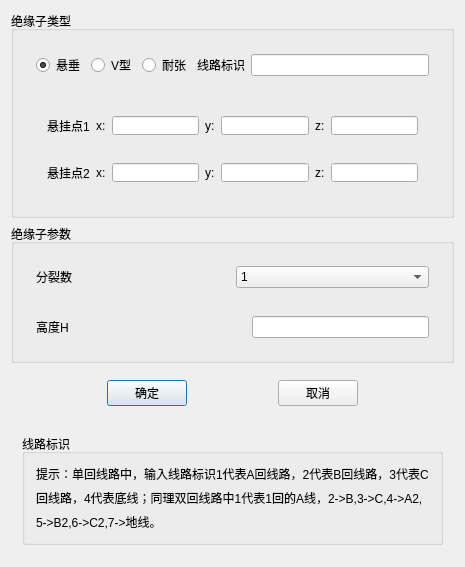
<?xml version="1.0" encoding="UTF-8"?>
<ui version="4.0">
 <class>Interphase_spacerClass</class>
 <widget class="QDialog" name="Interphase_spacerClass">
  <property name="geometry">
   <rect>
    <x>0</x>
    <y>0</y>
    <width>440</width>
    <height>541</height>
   </rect>
  </property>
  <property name="windowTitle">
   <string>绝缘子串</string>
  </property>
  <layout class="QVBoxLayout" name="verticalLayout_2" stretch="2,2,1,0">
   <item>
    <widget class="QGroupBox" name="groupBox">
     <property name="title">
      <string>绝缘子类型</string>
     </property>
     <layout class="QVBoxLayout" name="verticalLayout">
      <item>
       <widget class="QWidget" name="widget_7" native="true">
        <layout class="QHBoxLayout" name="horizontalLayout_7">
         <item>
          <widget class="QRadioButton" name="rdb_I">
           <property name="text">
            <string>悬垂</string>
           </property>
           <property name="checkable">
            <bool>true</bool>
           </property>
           <property name="checked">
            <bool>true</bool>
           </property>
          </widget>
         </item>
         <item>
          <widget class="QRadioButton" name="rdb_V">
           <property name="text">
            <string>V型</string>
           </property>
          </widget>
         </item>
         <item>
          <widget class="QRadioButton" name="radioButton">
           <property name="text">
            <string>耐张</string>
           </property>
          </widget>
         </item>
         <item>
          <widget class="QLabel" name="label_7">
           <property name="text">
            <string>线路标识</string>
           </property>
          </widget>
         </item>
         <item>
          <widget class="QLineEdit" name="lineEdit_WireLogo"/>
         </item>
        </layout>
       </widget>
      </item>
      <item>
       <widget class="QStackedWidget" name="stackedWidget">
        <property name="maximumSize">
         <size>
          <width>16777215</width>
          <height>110</height>
         </size>
        </property>
        <property name="currentIndex">
         <number>4</number>
        </property>
        <widget class="QWidget" name="page">
         <layout class="QHBoxLayout" name="horizontalLayout_8">
          <item>
           <widget class="QLabel" name="label_4">
            <property name="text">
             <string>点编号</string>
            </property>
           </widget>
          </item>
          <item>
           <spacer name="horizontalSpacer_7">
            <property name="orientation">
             <enum>Qt::Horizontal</enum>
            </property>
            <property name="sizeHint" stdset="0">
             <size>
              <width>40</width>
              <height>20</height>
             </size>
            </property>
           </spacer>
          </item>
          <item>
           <widget class="QLineEdit" name="lineEdit"/>
          </item>
         </layout>
        </widget>
        <widget class="QWidget" name="page_2">
         <layout class="QHBoxLayout" name="horizontalLayout_4">
          <item>
           <widget class="QLabel" name="label">
            <property name="text">
             <string>点1编号</string>
            </property>
           </widget>
          </item>
          <item>
           <widget class="QLineEdit" name="line_p1"/>
          </item>
          <item>
           <widget class="QLabel" name="label_2">
            <property name="text">
             <string>点2编号</string>
            </property>
           </widget>
          </item>
          <item>
           <widget class="QLineEdit" name="line_p2"/>
          </item>
         </layout>
        </widget>
        <widget class="QWidget" name="page_3">
         <layout class="QHBoxLayout" name="horizontalLayout">
          <item>
           <widget class="QLabel" name="label_6">
            <property name="text">
             <string>点编号</string>
            </property>
           </widget>
          </item>
          <item>
           <spacer name="horizontalSpacer_5">
            <property name="orientation">
             <enum>Qt::Horizontal</enum>
            </property>
            <property name="sizeHint" stdset="0">
             <size>
              <width>40</width>
              <height>20</height>
             </size>
            </property>
           </spacer>
          </item>
          <item>
           <widget class="QLineEdit" name="lineEdit_2"/>
          </item>
         </layout>
        </widget>
        <widget class="QWidget" name="page_4">
         <layout class="QHBoxLayout" name="horizontalLayout_2">
          <item>
           <widget class="QLabel" name="label_8">
            <property name="text">
             <string>悬挂点</string>
            </property>
           </widget>
          </item>
          <item>
           <widget class="QLabel" name="label_9">
            <property name="text">
             <string>x:</string>
            </property>
           </widget>
          </item>
          <item>
           <widget class="QLineEdit" name="lineEditSusNodeX"/>
          </item>
          <item>
           <widget class="QLabel" name="label_10">
            <property name="text">
             <string>y:</string>
            </property>
           </widget>
          </item>
          <item>
           <widget class="QLineEdit" name="lineEditSusNodeY"/>
          </item>
          <item>
           <widget class="QLabel" name="label_11">
            <property name="text">
             <string>z:</string>
            </property>
           </widget>
          </item>
          <item>
           <widget class="QLineEdit" name="lineEditSusNodeZ"/>
          </item>
         </layout>
        </widget>
        <widget class="QWidget" name="page_5">
         <layout class="QVBoxLayout" name="verticalLayout_4">
          <item>
           <widget class="QWidget" name="widget" native="true">
            <layout class="QHBoxLayout" name="horizontalLayout_9">
             <item>
              <widget class="QLabel" name="label_12">
               <property name="text">
                <string>悬挂点1</string>
               </property>
              </widget>
             </item>
             <item>
              <widget class="QLabel" name="label_14">
               <property name="text">
                <string>x:</string>
               </property>
              </widget>
             </item>
             <item>
              <widget class="QLineEdit" name="lineEditSusNodeX1"/>
             </item>
             <item>
              <widget class="QLabel" name="label_15">
               <property name="text">
                <string>y:</string>
               </property>
              </widget>
             </item>
             <item>
              <widget class="QLineEdit" name="lineEditSusNodeY1"/>
             </item>
             <item>
              <widget class="QLabel" name="label_16">
               <property name="text">
                <string>z:</string>
               </property>
              </widget>
             </item>
             <item>
              <widget class="QLineEdit" name="lineEditSusNodeZ1"/>
             </item>
            </layout>
           </widget>
          </item>
          <item>
           <widget class="QWidget" name="widget_2" native="true">
            <layout class="QHBoxLayout" name="horizontalLayout_10">
             <item>
              <widget class="QLabel" name="label_13">
               <property name="text">
                <string>悬挂点2</string>
               </property>
              </widget>
             </item>
             <item>
              <widget class="QLabel" name="label_17">
               <property name="text">
                <string>x:</string>
               </property>
              </widget>
             </item>
             <item>
              <widget class="QLineEdit" name="lineEditSusNodeX2"/>
             </item>
             <item>
              <widget class="QLabel" name="label_18">
               <property name="text">
                <string>y:</string>
               </property>
              </widget>
             </item>
             <item>
              <widget class="QLineEdit" name="lineEditSusNodeY2"/>
             </item>
             <item>
              <widget class="QLabel" name="label_19">
               <property name="text">
                <string>z:</string>
               </property>
              </widget>
             </item>
             <item>
              <widget class="QLineEdit" name="lineEditSusNodeZ2"/>
             </item>
            </layout>
           </widget>
          </item>
         </layout>
        </widget>
        <widget class="QWidget" name="page_6">
         <layout class="QHBoxLayout" name="horizontalLayout_11">
          <item>
           <widget class="QLabel" name="label_20">
            <property name="text">
             <string>耐张点</string>
            </property>
           </widget>
          </item>
          <item>
           <widget class="QLabel" name="label_21">
            <property name="text">
             <string>x:</string>
            </property>
           </widget>
          </item>
          <item>
           <widget class="QLineEdit" name="lineEdit_3"/>
          </item>
          <item>
           <widget class="QLabel" name="label_22">
            <property name="text">
             <string>y:</string>
            </property>
           </widget>
          </item>
          <item>
           <widget class="QLineEdit" name="lineEdit_4"/>
          </item>
          <item>
           <widget class="QLabel" name="label_23">
            <property name="text">
             <string>z:</string>
            </property>
           </widget>
          </item>
          <item>
           <widget class="QLineEdit" name="lineEdit_5"/>
          </item>
         </layout>
        </widget>
       </widget>
      </item>
     </layout>
    </widget>
   </item>
   <item>
    <widget class="QGroupBox" name="groupBox_2">
     <property name="title">
      <string>绝缘子参数</string>
     </property>
     <layout class="QVBoxLayout" name="verticalLayout_3">
      <item>
       <widget class="QWidget" name="widget_3" native="true">
        <layout class="QHBoxLayout" name="horizontalLayout_3">
         <item>
          <widget class="QLabel" name="label_3">
           <property name="text">
            <string>分裂数</string>
           </property>
          </widget>
         </item>
         <item>
          <widget class="QComboBox" name="combo_count">
           <item>
            <property name="text">
             <string>1</string>
            </property>
           </item>
           <item>
            <property name="text">
             <string>2</string>
            </property>
           </item>
           <item>
            <property name="text">
             <string>4</string>
            </property>
           </item>
           <item>
            <property name="text">
             <string>6</string>
            </property>
           </item>
           <item>
            <property name="text">
             <string>8</string>
            </property>
           </item>
          </widget>
         </item>
        </layout>
       </widget>
      </item>
      <item>
       <widget class="QWidget" name="widget_5" native="true">
        <layout class="QHBoxLayout" name="horizontalLayout_5">
         <item>
          <widget class="QLabel" name="label_5">
           <property name="text">
            <string>高度H</string>
           </property>
          </widget>
         </item>
         <item>
          <spacer name="horizontalSpacer">
           <property name="orientation">
            <enum>Qt::Horizontal</enum>
           </property>
           <property name="sizeHint" stdset="0">
            <size>
             <width>40</width>
             <height>20</height>
            </size>
           </property>
          </spacer>
         </item>
         <item>
          <widget class="QLineEdit" name="line_H"/>
         </item>
        </layout>
       </widget>
      </item>
     </layout>
    </widget>
   </item>
   <item>
    <widget class="QWidget" name="widget_6" native="true">
     <property name="maximumSize">
      <size>
       <width>16777215</width>
       <height>50</height>
      </size>
     </property>
     <layout class="QHBoxLayout" name="horizontalLayout_6">
      <item>
       <spacer name="horizontalSpacer_2">
        <property name="orientation">
         <enum>Qt::Horizontal</enum>
        </property>
        <property name="sizeHint" stdset="0">
         <size>
          <width>40</width>
          <height>20</height>
         </size>
        </property>
       </spacer>
      </item>
      <item>
       <widget class="QPushButton" name="btn_ok">
        <property name="text">
         <string>确定</string>
        </property>
       </widget>
      </item>
      <item>
       <spacer name="horizontalSpacer_4">
        <property name="orientation">
         <enum>Qt::Horizontal</enum>
        </property>
        <property name="sizeHint" stdset="0">
         <size>
          <width>40</width>
          <height>20</height>
         </size>
        </property>
       </spacer>
      </item>
      <item>
       <widget class="QPushButton" name="btn_cancle">
        <property name="text">
         <string>取消</string>
        </property>
       </widget>
      </item>
      <item>
       <spacer name="horizontalSpacer_3">
        <property name="orientation">
         <enum>Qt::Horizontal</enum>
        </property>
        <property name="sizeHint" stdset="0">
         <size>
          <width>40</width>
          <height>20</height>
         </size>
        </property>
       </spacer>
      </item>
     </layout>
    </widget>
   </item>
   <item>
    <widget class="QWidget" name="widget_4" native="true">
     <layout class="QHBoxLayout" name="horizontalLayout_12">
      <item>
       <widget class="QGroupBox" name="groupBox_3">
        <property name="title">
         <string>线路标识</string>
        </property>
        <layout class="QVBoxLayout" name="verticalLayout_6">
         <item>
          <widget class="QLabel" name="label_24">
           <property name="text">
            <string>提示：单回线路中，输入线路标识1代表A回线路，2代表B回线路，3代表C</string>
           </property>
          </widget>
         </item>
         <item>
          <widget class="QLabel" name="label_25">
           <property name="text">
            <string>回线路，4代表底线；同理双回线路中1代表1回的A线，2-&gt;B,3-&gt;C,4-&gt;A2,</string>
           </property>
          </widget>
         </item>
         <item>
          <widget class="QLabel" name="label_26">
           <property name="text">
            <string>5-&gt;B2,6-&gt;C2,7-&gt;地线。</string>
           </property>
          </widget>
         </item>
        </layout>
       </widget>
      </item>
     </layout>
    </widget>
   </item>
  </layout>
 </widget>
 <layoutdefault spacing="6" margin="11"/>
 <resources/>
 <connections/>
</ui>
